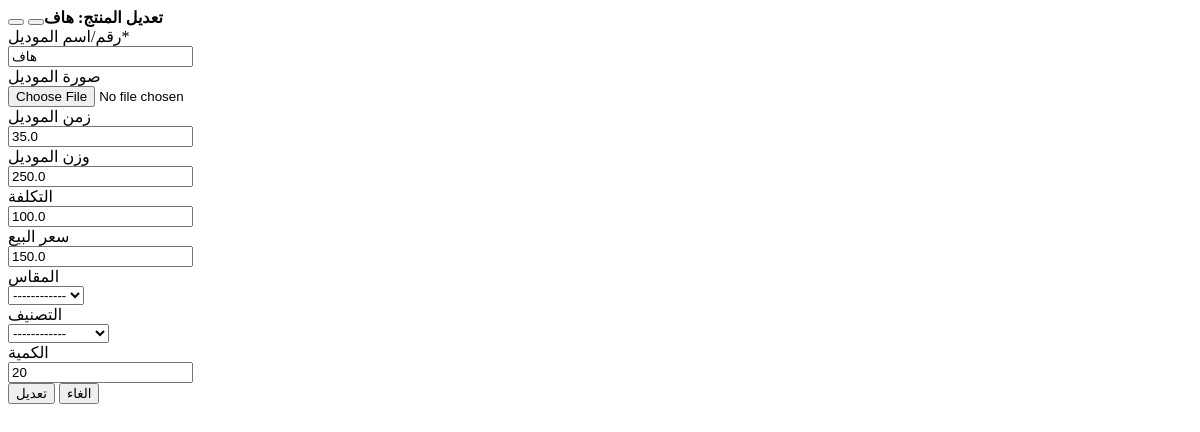
Page /product/update/2 (signed in) on the earlier database version.
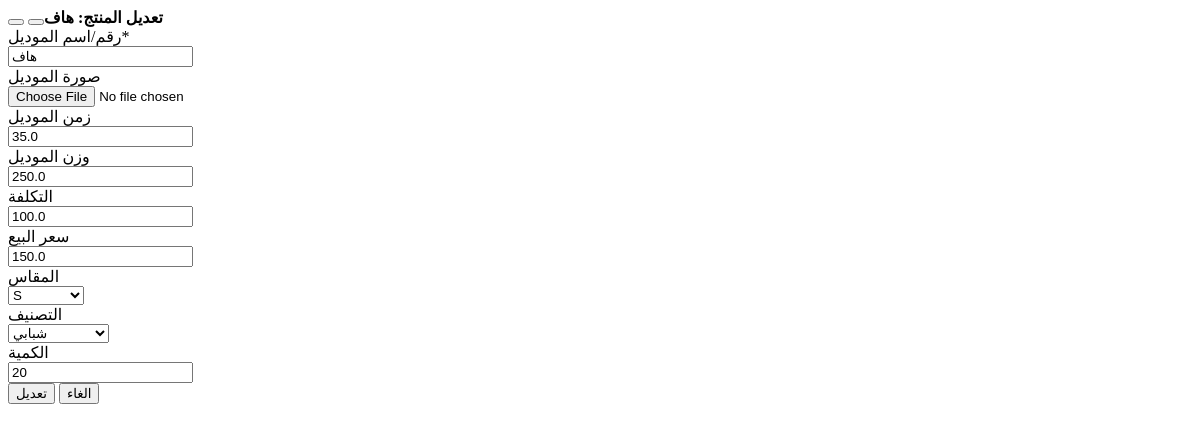
Same page on the later database version.
### Products/models.py (models this page shows)
class Product(models.Model):
    created = models.DateTimeField(auto_now=True, verbose_name="تاريخ الاضافة")
    name = models.CharField(max_length=50, verbose_name="رقم/اسم الموديل")
    image = models.ImageField(null=True, blank=True, verbose_name="صورة الموديل")
    weight = models.FloatField(null=True, blank=True,  verbose_name="وزن الموديل")
    time = models.FloatField(null=True, blank=True,  verbose_name="زمن الموديل")
    cost = models.FloatField(null=True, blank=True, max_length=15, verbose_name="التكلفة")
    price = models.FloatField(null=True, blank=True, verbose_name="سعر البيع")
    size = models.IntegerField(choices=SIZE, default=0, null=True, blank=True, verbose_name="المقاس")
    category = models.IntegerField(choices=CATEGORY, default=0, null=True, blank=True, verbose_name="التصنيف")
    quantity = models.IntegerField(null=True, blank=True, verbose_name="الكمية")
    deleted = models.BooleanField(default=False)
    def __str__(self):
        return self.name

### Products/views.py (the view, shortened to what this page needs)
# urls.py: path('update/<int:pk>', ProductUpdate.as_view(), name="ProductUpdate"),
class ProductUpdate(LoginRequiredMixin ,UpdateView):
    login_url = '/auth/login/'
    model = Product
    form_class = ProductFormUpdate
    template_name = 'forms/product_form.html'
    def get_context_data(self, **kwargs):
        context = super().get_context_data(**kwargs)
        context['title'] = 'تعديل المنتج: ' + str(self.object)
        context['message'] = 'update'
        context['action_url'] = reverse_lazy('Products:ProductUpdate', kwargs={'pk': self.object.id})
        return context

### Products/forms.py
class ProductFormUpdate(forms.ModelForm):
    class Meta:
        model = Product
        exclude = ['deleted',]
        widgets = {
            'name' : forms.TextInput(attrs={'class':'form-control'}),
            'image': forms.FileInput(attrs={'class':'form-control'}),
            'weight': forms.NumberInput(attrs={'class':'form-control', 'min':0}),
            'time': forms.NumberInput(attrs={'class': 'form-control', 'min':0}),
            'cost': forms.NumberInput(attrs={'class':'form-control', 'min':0}),
            'price': forms.NumberInput(attrs={'class':'form-control', 'min':0}),
            'size': forms.Select(attrs={'class':'form-control'}),
            'category': forms.Select(attrs={'class':'form-control'}),
            'quantity': forms.NumberInput(attrs={'class':'form-control', 'readonly':'readonly', 'min':0}),
        }

### Core/templates/forms/product_form.html (shortened to what the changed rows need)
{% block main %}
    {% load bootstrap4 %}
    {% load  crispy_forms_tags %}
    <form method="post" action="{{ action_url }}" enctype="multipart/form-data">
        <div class="row">
            <div class="col-lg-12">
                <div class="card">
                    <div class="card-body">
                        {% if message == 'delete' %}
                            {% csrf_token %}
                                        {{form.deleted|as_crispy_field}}
                            <h5 class="font-weight-bold text-center">هل انت متأكد من نقل العنصر
                                "{{ object.name }}"
                                الي سلة المهملات
                                ؟
                            </h5>
                        {% else %}
                            <div class="row">
                                <div class="col-4">
                                    <div class="form-group">
                                        {{form.name|as_crispy_field}}
                                    </div>
                                </div>
                                <div class="col-4">
                                    <div class="form-group">
                                        {{form.image|as_crispy_field}}
                                     </div>
                                </div>
                                <div class="col-4">
                                    <div class="form-group">
                                        {{form.time|as_crispy_field}}
                                    </div>
                                </div>
                            </div>
                            <div class="row">
                                <div class="col-4">
                                    <div class="form-group">
                                        {{form.weight|as_crispy_field}}
                                    </div>
                                </div>
                                <div class="col-4">
                                    <div class="form-group">
                                        {{form.cost|as_crispy_field}}
                                     </div>
                                </div>
                                <div class="col-4">
                                    <div class="form-group">
                                        {{form.price|as_crispy_field}}
                                    </div>
                                </div>
                            </div>
                            <div class="row">
                                <div class="col-4">
                                    <div class="form-group">
                                        {{form.size|as_crispy_field}}
                                    </div>
                                </div>
                                <div class="col-4">
                                    <div class="form-group">
                                        {{form.category|as_crispy_field}}
                                    </div>
                                </div>
                                <div class="col-4">
                                    <div class="form-group">
                                        {{form.quantity|as_crispy_field}}
                                    </div>
                                </div>
                            </div>
                        {% endif %}
                    </div>
                </div>
            </div>
        </div>
    </form>
{% endblock %}

Differences in the rows shown:
changed Product "هاف": size "------------" → "S"; category "------------" → "شبابي"
